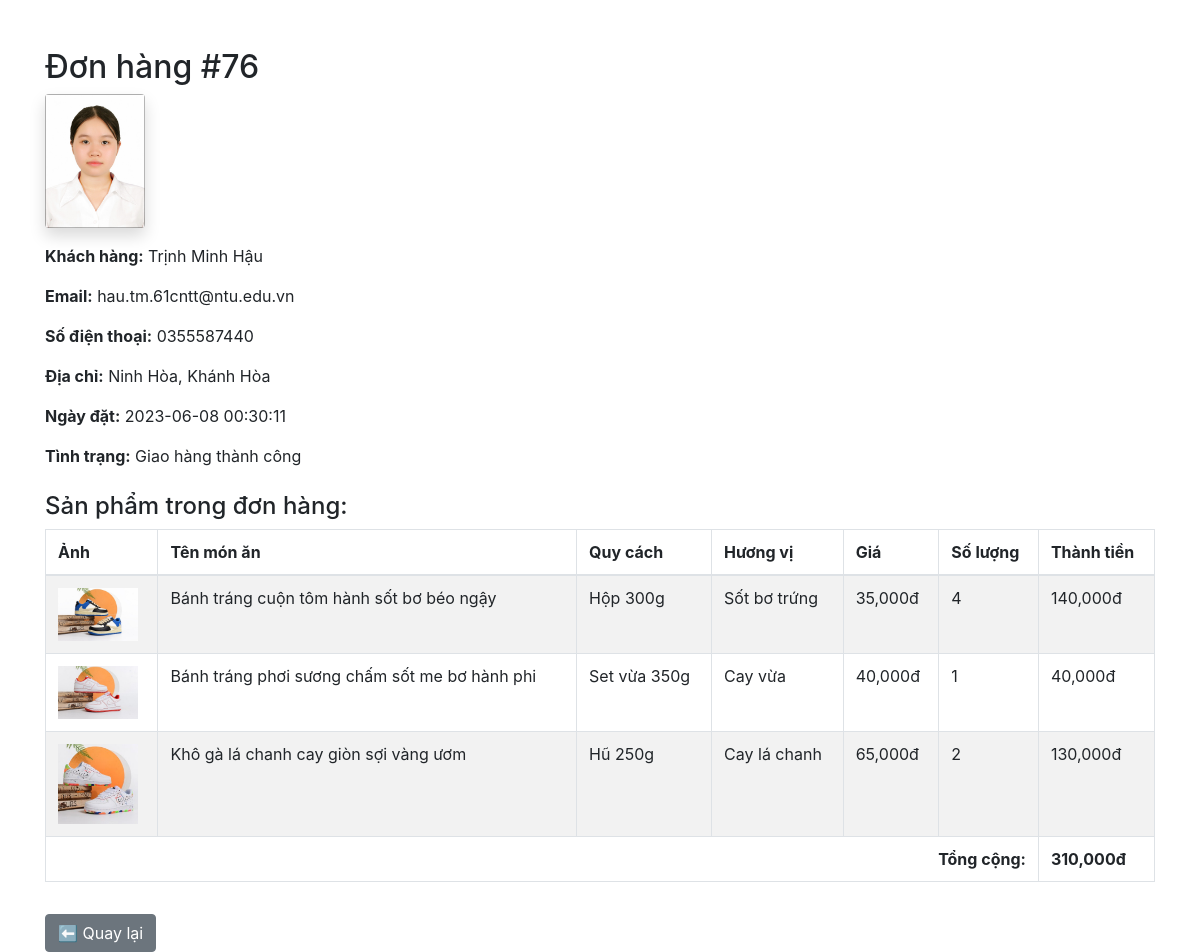
The page /Admin/Function/Statistical/order_view.php?sodh=76 on the database its author committed.
### tables this page shows
CREATE TABLE `dondathang` (
  `SoDH` int(11) NOT NULL,
  `MaKH` int(11) DEFAULT NULL,
  `NgayGiao` datetime DEFAULT NULL,
  `DaThanhToan` bit(1) DEFAULT b'0',
  `TinhTrangGiaoHang` varchar(100) DEFAULT 'Chờ xác nhận',
  `NgayDat` datetime DEFAULT NULL,
  `DiaChiGiaoHang` varchar(100) DEFAULT NULL,
  `MaNVGH` int(11) DEFAULT NULL
);

CREATE TABLE `khachhang` (
  `MaKH` int(11) NOT NULL,
  `HoTen` varchar(50) NOT NULL,
  `TaiKhoan` varchar(50) DEFAULT NULL,
  `MatKhau` varchar(255) NOT NULL,
  `TrangThai` tinyint(1) NOT NULL DEFAULT 1,
  `Email` varchar(100) DEFAULT NULL,
  `DiaChiKH` varchar(200) DEFAULT NULL,
  `DienThoaiKH` varchar(20) DEFAULT NULL,
  `NgaySinh` datetime DEFAULT NULL,
  `NgayTaoTaiKhoan` datetime DEFAULT NULL,
  `GioiTinh` bit(1) DEFAULT NULL,
  `AnhKH` varchar(100) DEFAULT NULL
);

CREATE TABLE `chitietdathang` (
  `SoDH` int(11) NOT NULL,
  `MaSP` int(11) NOT NULL,
  `SoLuong` int(11) DEFAULT NULL,
  `DonGia` int(11) DEFAULT NULL,
  `QuyCach` varchar(50) NOT NULL,
  `ViHuong` varchar(200) NOT NULL
);

CREATE TABLE `sanpham` (
  `MaSP` int(11) NOT NULL,
  `TenSP` varchar(200) NOT NULL,
  `GiaBan` int(11) DEFAULT NULL,
  `MoTa` varchar(1000) DEFAULT NULL,
  `AnhBia` varchar(100) DEFAULT NULL,
  `NgayCapNhat` datetime DEFAULT NULL,
  `SoLuongTon` int(11) DEFAULT NULL,
  `MaLSP` int(11) DEFAULT NULL,
  `MaTH` int(11) DEFAULT NULL,
  `MaNCC` int(11) DEFAULT NULL,
  `MaNSX` int(11) DEFAULT 1,
  `HienThiSanPham` bit(1) DEFAULT b'1',
  `GiaBanCu` int(11) DEFAULT NULL,
  `QuyCach` varchar(100) NOT NULL DEFAULT 'Hũ 200g,Hũ 300g,Hũ 500g',
  `ViHuong` varchar(255) NOT NULL DEFAULT 'Truyền thống,Cay cay,Cay nồng,Phô mai'
);

### Admin/Function/Statistical/order_view.php (the view, shortened to what this page needs)
<?php
include_once("../../Function/Sup/Success.php");
include_once("../../connect_DB/connect.php");
$sodh = $_GET['sodh'];
$query = "
    SELECT dh.*, kh.HoTen, kh.DienThoaiKH, kh.Email, kh.DiaChiKH, kh.AnhKH
    FROM dondathang dh
    JOIN khachhang kh ON dh.MaKH = kh.MaKH
    WHERE dh.SoDH = '$sodh'
";
$result = mysqli_query($conn, $query);
$order = mysqli_fetch_assoc($result);
$details = mysqli_query($conn, "
  SELECT
    ct.*,
    s.TenSP AS TenSP,
    s.AnhBia,
    s.GiaBan,
    ct.QuyCach AS Size,
    ct.ViHuong AS Mau
  FROM chitietdathang ct
  JOIN sanpham s ON ct.MaSP = s.MaSP
  WHERE ct.SoDH = '$sodh'
 ");
?>
<!DOCTYPE html>
<html lang="vi">
<head>
  <link rel="stylesheet" href="https://stackpath.bootstrapcdn.com/bootstrap/4.2.1/css/bootstrap.min.css">
</head>
<body class="container mt-5">
  <h2>Đơn hàng #<?php echo htmlspecialchars($sodh); ?></h2>
  <?php if (!empty($order['AnhKH'])): ?>
    <img src="../../../KhachHang/web/imgKH/<?php echo htmlspecialchars($order['AnhKH']); ?>" width="100" class="mb-3 rounded shadow">
  <?php endif; ?>
  <p><strong>Khách hàng:</strong> <?php echo htmlspecialchars($order['HoTen']); ?></p>
  <p><strong>Email:</strong> <?php echo htmlspecialchars($order['Email']); ?></p>
  <p><strong>Số điện thoại:</strong> <?php echo htmlspecialchars($order['DienThoaiKH']); ?></p>
  <p><strong>Địa chỉ:</strong> <?php echo htmlspecialchars($order['DiaChiKH']); ?></p>
  <p><strong>Ngày đặt:</strong> <?php echo htmlspecialchars($order['NgayDat']); ?></p>
  <p><strong>Tình trạng:</strong> <?php echo htmlspecialchars($order['TinhTrangGiaoHang']); ?></p>
  <h4 class="mt-4">Sản phẩm trong đơn hàng:</h4>
  <table class="table table-bordered table-striped">
    <thead>
      <tr>
        <th>Ảnh</th>
        <th>Tên món ăn</th>
        <th>Quy cách</th>
        <th>Hương vị</th>
        <th>Giá</th>
        <th>Số lượng</th>
        <th>Thành tiền</th>
      </tr>
    </thead>
    <tbody>
      <?php
        $tong = 0;
        while ($row = mysqli_fetch_assoc($details)) {
          $thanhtien = $row['SoLuong'] * $row['GiaBan'];
          $tong += $thanhtien;
      ?>
        <tr>
          <td><img src="../../../Images/ImgProducts/<?php echo htmlspecialchars($row['AnhBia']); ?>" width="80"></td>
          <td><?php echo htmlspecialchars($row['TenSP']); ?></td>
          <td><?php echo htmlspecialchars($row['Size']); ?></td>
          <td><?php echo htmlspecialchars($row['Mau']); ?></td>
          <td><?php echo number_format($row['GiaBan']); ?>đ</td>
          <td><?php echo $row['SoLuong']; ?></td>
          <td><?php echo number_format($thanhtien); ?>đ</td>
        </tr>
      <?php } ?>
    </tbody>
    <tfoot>
      <tr>
        <th colspan="6" class="text-right">Tổng cộng:</th>
        <th><?php echo number_format($tong); ?>đ</th>
      </tr>
    </tfoot>
  </table>
  <?php if (isset($_GET['back'])): ?>
    <a href="<?php echo urldecode($_GET['back']); ?>" class="btn btn-secondary mt-3">⬅️ Quay lại thống kê</a>
<?php else: ?>
    <a href="javascript:history.back()" class="btn btn-secondary mt-3">⬅️ Quay lại</a>
<?php endif; ?>
</body>
</html>

### rows shown on the page
dondathang: MaKH.AnhKH (picture), MaKH.HoTen "Trịnh Minh Hậu", MaKH.Email "hau.tm.61cntt@ntu.edu.vn", MaKH.DienThoaiKH "0355587440", MaKH.DiaChiKH "Ninh Hòa, Khánh Hòa", NgayDat "2023-06-08 00:30:11", TinhTrangGiaoHang "Giao hàng thành công"
chitietdathang: MaSP.AnhBia (picture), MaSP.TenSP "Bánh tráng cuộn tôm hành sốt bơ béo ngậy", QuyCach "Hộp 300g", ViHuong "Sốt bơ trứng", MaSP.GiaBan "35,000", SoLuong "4", SoLuong.GiaBan "140,000"
chitietdathang: MaSP.AnhBia (picture), MaSP.TenSP "Bánh tráng phơi sương chấm sốt me bơ hành phi", QuyCach "Set vừa 350g", ViHuong "Cay vừa", MaSP.GiaBan "40,000", SoLuong "1", SoLuong.GiaBan "40,000"
chitietdathang: MaSP.AnhBia (picture), MaSP.TenSP "Khô gà lá chanh cay giòn sợi vàng ươm", QuyCach "Hũ 250g", ViHuong "Cay lá chanh", MaSP.GiaBan "65,000", SoLuong "2", SoLuong.GiaBan "130,000"

### other values the page prints
$sodh "76"
$tong "310,000"
